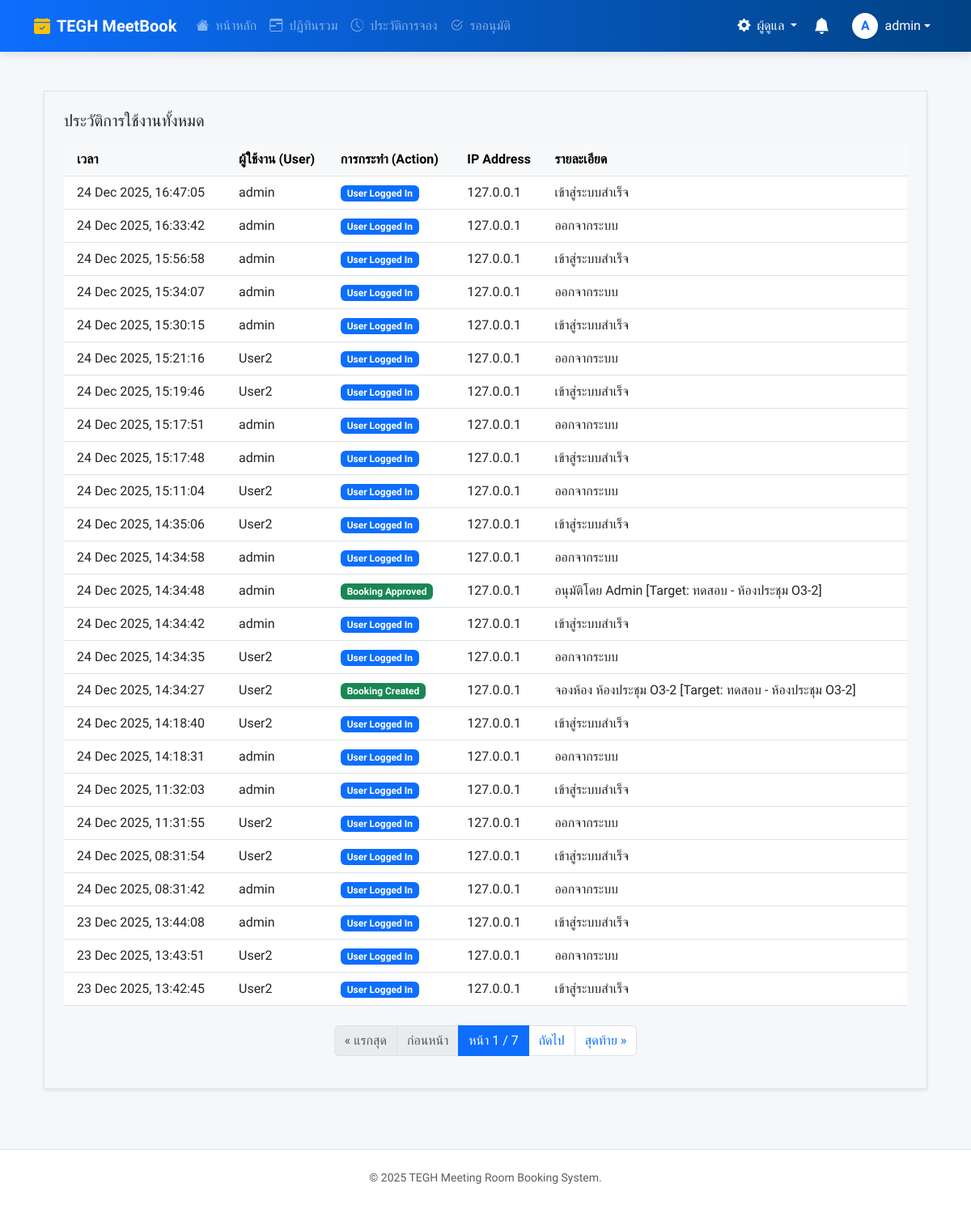
The app's page /audit-log/ (signed in), older data.
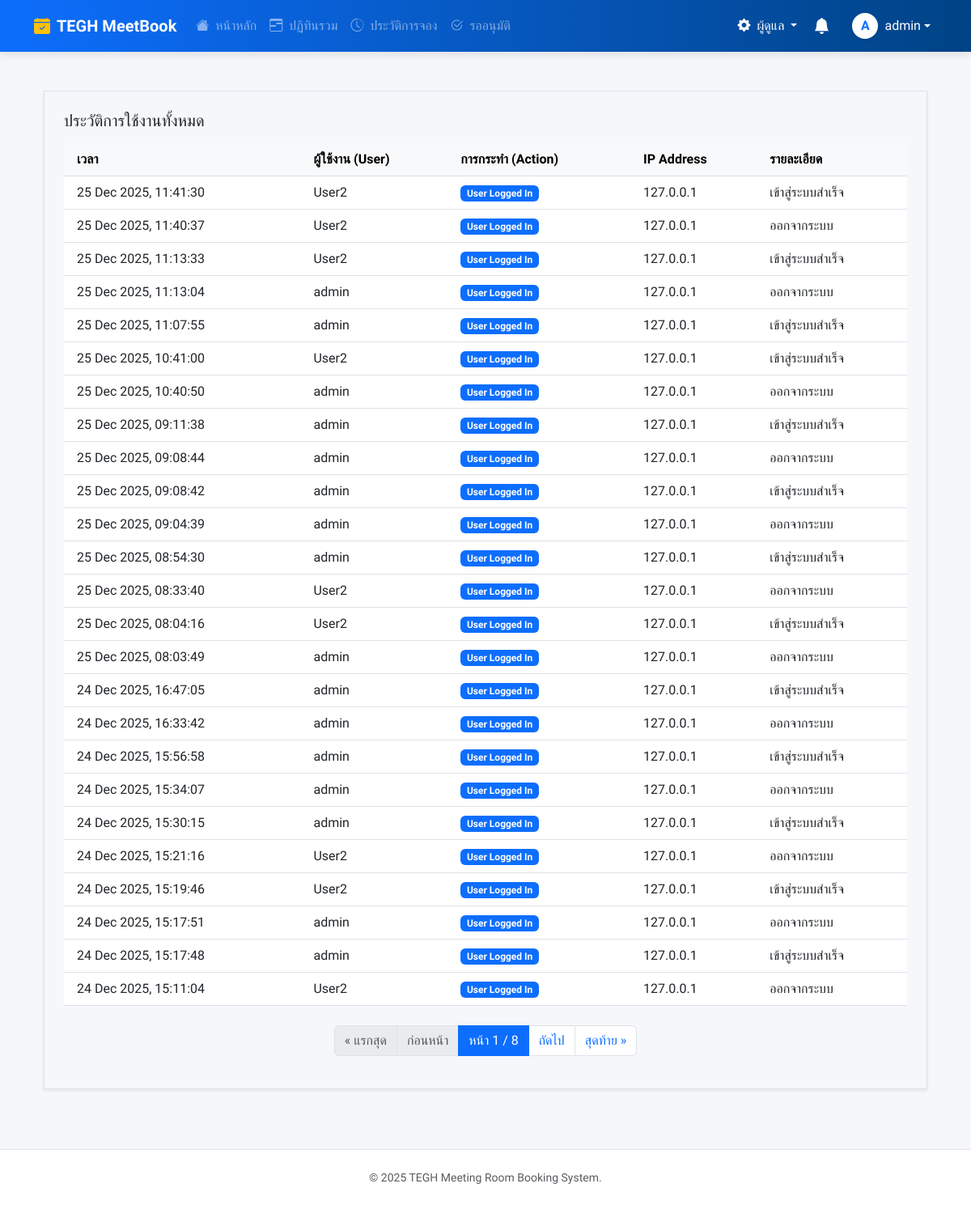
The same page, newer data.
### booking/models.py (models this page shows, shortened)
class AuditLog(models.Model):
    ACTION_CHOICES = [
        ('LOGIN', 'User Logged In'),
        ('BOOKING_CREATED', 'Booking Created'),
        ('BOOKING_EDITED', 'Booking Edited'),
        ('BOOKING_CANCELLED', 'Booking Cancelled'),
        ('BOOKING_APPROVED', 'Booking Approved'),
        ('BOOKING_REJECTED', 'Booking Rejected'),
        ('OUTLOOK_SYNC', 'Outlook Synced'),
    ]
    user = models.ForeignKey(User, on_delete=models.SET_NULL, null=True, blank=True)
    action = models.CharField(max_length=20, choices=ACTION_CHOICES)
    timestamp = models.DateTimeField(auto_now_add=True)
    details = models.TextField(blank=True, null=True)
    ip_address = models.GenericIPAddressField(null=True, blank=True)
    class Meta:
        ordering = ['-timestamp']

### booking/views.py (the view)
# urls.py: path('audit-log/', views.audit_log_view, name='audit_log'),
@login_required
def audit_log_view(request):
    logs = AuditLog.objects.all().order_by('-timestamp')
    paginator = Paginator(logs, 25)
    page_obj = paginator.get_page(request.GET.get('page'))
    return render(request, 'pages/audit_log.html', {**get_base_context(request), 'page_obj': page_obj})

### booking/views.py (called while the page is built)
def is_admin(user):
    return user.is_authenticated and (user.is_superuser or user.is_staff or user.groups.filter(name='Admin').exists())

def is_approver_or_admin(user):
    return user.is_authenticated and (user.is_superuser or user.is_staff or user.groups.filter(name__in=['Approver', 'Admin']).exists())

### templates/pages/audit_log.html (shortened to what this page needs)
{% extends 'base.html' %}
{% load static %}
{% block content %}
<div class="container-fluid py-4">
    <div class="content-card shadow-sm border p-3 p-md-4">
        <h5 class="mb-3">ประวัติการใช้งานทั้งหมด</h5>
        <div class="table-responsive">
            <table class="table table-hover mb-0 align-middle">
                <thead class="table-light">
                    <tr>
                        <th scope="col" class="ps-3">เวลา</th>
                        <th scope="col">ผู้ใช้งาน (User)</th>
                        <th scope="col">การกระทำ (Action)</th>
                        <th scope="col">IP Address</th>
                        <th scope="col">รายละเอียด</th>
                    </tr>
                </thead>
                <tbody>
                    {% for log in page_obj %}
                    <tr>
                        <td class="ps-3">{{ log.timestamp|date:"d M Y, H:i:s" }}</td>
                        <td>
                            {% if log.user %}
                                {{ log.user.username }}
                            {% else %}
                                <span class="text-muted small">(N/A)</span>
                            {% endif %}
                        </td>
                        <td>
                            <span class="badge
                                {% if log.action == 'LOGIN' %}bg-primary
                                {% elif log.action == 'BOOKING_CREATED' %}bg-success
                                {% elif log.action == 'BOOKING_EDITED' %}bg-info
                                {% elif log.action == 'BOOKING_APPROVED' %}bg-success
                                {% elif log.action == 'BOOKING_REJECTED' %}bg-warning text-dark
                                {% elif log.action == 'BOOKING_CANCELLED' %}bg-danger
                                {% else %}bg-secondary{% endif %}">
                                {{ log.get_action_display }}
                            </span>
                        </td>
                        <td>{{ log.ip_address|default:"-" }}</td>
                        <td>{{ log.details|default:"-" }}</td>
                    </tr>
                    {% endfor %}
                </tbody>
            </table>
        </div>
        {% if page_obj.has_other_pages %}
            <nav aria-label="Page navigation" class="mt-4">
                <ul class="pagination justify-content-center">
                    {% if page_obj.has_previous %}
                        <li class="page-item"><a class="page-link" href="?page=1">&laquo; แรกสุด</a></li>
                        <li class="page-item"><a class="page-link" href="?page={{ page_obj.previous_page_number }}">ก่อนหน้า</a></li>
                    {% else %}
                        <li class="page-item disabled"><span class="page-link">&laquo; แรกสุด</span></li>
                        <li class="page-item disabled"><span class="page-link">ก่อนหน้า</span></li>
                    {% endif %}
                    <li class="page-item active" aria-current="page">
                        <span class="page-link">หน้า {{ page_obj.number }} / {{ page_obj.paginator.num_pages }}</span>
                    </li>
                    {% if page_obj.has_next %}
                        <li class="page-item"><a class="page-link" href="?page={{ page_obj.next_page_number }}">ถัดไป</a></li>
                        <li class="page-item"><a class="page-link" href="?page={{ page_obj.paginator.num_pages }}">สุดท้าย &raquo;</a></li>
                    {% else %}
                        <li class="page-item disabled"><span class="page-link">ถัดไป</span></li>
                        <li class="page-item disabled"><span class="page-link">สุดท้าย &raquo;</span></li>
                    {% endif %}
                </ul>
            </nav>
        {% endif %}
    </div>
</div>
{% endblock %}

### templates/base.html (shortened to what this page needs)
{% load static %}
<!DOCTYPE html>
<html lang="th">
<head>
    <link href="https://cdn.jsdelivr.net/npm/bootstrap@5.3.0/dist/css/bootstrap.min.css" rel="stylesheet">
    <link rel="stylesheet" href="https://cdn.jsdelivr.net/npm/bootstrap-icons@1.11.0/font/bootstrap-icons.css">
    <link href="https://cdn.jsdelivr.net/npm/select2@4.1.0-rc.0/dist/css/select2.min.css" rel="stylesheet" />
    <link rel="stylesheet" href="https://cdn.jsdelivr.net/npm/select2-bootstrap-5-theme@1.3.0/dist/select2-bootstrap-5-theme.min.css" />
</head>
<body class="d-flex flex-column min-vh-100">
    <nav class="navbar navbar-expand-lg navbar-dark navbar-premium sticky-top">
        <div class="container">
            <a class="navbar-brand fw-bold d-flex align-items-center"
                href="{% if user.is_authenticated %}{% url 'dashboard' %}{% else %}{% url 'root' %}{% endif %}">
                <i class="bi bi-calendar-check-fill me-2 text-warning"></i>
                TEGH MeetBook
            </a>
            <div class="collapse navbar-collapse" id="navbarNav">
                <ul class="navbar-nav me-auto">
                    {% for item in menu_items %}
                    <li class="nav-item">
                        <a class="nav-link {% if item.active %}active text-white{% else %}text-white-50{% endif %}" href="{% url item.url_name %}">
                            <i class="bi {{ item.icon }} me-1"></i> {{ item.label }}
                        </a>
                    </li>
                    {% endfor %}
                </ul>
                <ul class="navbar-nav align-items-center gap-1">
                    {% if is_admin_user %}
                    <li class="nav-item dropdown">
                        <a class="nav-link dropdown-toggle text-white" href="#" data-bs-toggle="dropdown">
                            <i class="bi bi-gear-fill me-1"></i> ผู้ดูแล
                        </a>
                    </li>
                    {% endif %}
                    {% if user.is_authenticated %}
                    <li class="nav-item dropdown">
                        <a class="nav-link position-relative text-white" href="#" id="notificationDropdown" role="button" data-bs-toggle="dropdown" aria-expanded="false">
                            <i class="bi bi-bell-fill fs-5"></i>
                        </a>
                    </li>
                    {% endif %} {% if user.is_authenticated %}
                    <li class="nav-item dropdown ms-2">
                        <a class="nav-link dropdown-toggle text-white d-flex align-items-center" href="#" data-bs-toggle="dropdown">
                            <div class="bg-white text-primary rounded-circle d-flex align-items-center justify-content-center fw-bold me-2 shadow-sm" style="width: 32px; height: 32px;">
                                {{ user.username|make_list|first|upper }}
                            </div>
                            <span class="d-none d-lg-inline">{{ user.username }}</span>
                        </a>
                    </li>
                    {% else %}
                    <li class="nav-item">
                        <a class="btn btn-outline-light fw-bold ms-2 px-3 py-1" href="{% url 'login' %}">
                            เข้าสู่ระบบ
                        </a>
                    </li>
                    {% endif %}
                </ul>
            </div>
        </div>
    </nav>
    <main class="main-wrapper mt-4">
        <div class="container">
            {% block content %}{% endblock %}
        </div>
    </main>
    <footer class="bg-white border-top py-4 mt-auto">
        <div class="container text-center text-muted small">
            <p class="mb-1">&copy; {% now "Y" %} TEGH Meeting Room Booking System.</p>
        </div>
    </footer>
</body>
</html>

Row changes from the older to the newer data that the page shows:
no longer on this page (row unchanged): AuditLog: timestamp "24 Dec 2025, 14:35:06", user.username "User2", action "User Logged In", ip_address "127.0.0.1", details "เข้าสู่ระบบสำเร็จ"
no longer on this page (row unchanged): AuditLog: timestamp "24 Dec 2025, 14:34:58", user.username "admin", action "User Logged In", ip_address "127.0.0.1", details "ออกจากระบบ"
no longer on this page (row unchanged): AuditLog: timestamp "24 Dec 2025, 14:34:48", user.username "admin", action "Booking Approved", ip_address "127.0.0.1", details "อนุมัติโดย Admin [Target: ทดสอบ - ห้องประชุม O3-2]"
no longer on this page (row unchanged): AuditLog: timestamp "24 Dec 2025, 14:34:42", user.username "admin", action "User Logged In", ip_address "127.0.0.1", details "เข้าสู่ระบบสำเร็จ"
no longer on this page (row unchanged): AuditLog: timestamp "24 Dec 2025, 14:34:35", user.username "User2", action "User Logged In", ip_address "127.0.0.1", details "ออกจากระบบ"
no longer on this page (row unchanged): AuditLog: timestamp "24 Dec 2025, 14:34:27", user.username "User2", action "Booking Created", ip_address "127.0.0.1", details "จองห้อง ห้องประชุม O3-2 [Target: ทดสอบ - ห้องประชุม O3-2]"
no longer on this page (row unchanged): AuditLog: timestamp "24 Dec 2025, 14:18:40", user.username "User2", action "User Logged In", ip_address "127.0.0.1", details "เข้าสู่ระบบสำเร็จ"
no longer on this page (row unchanged): AuditLog: timestamp "24 Dec 2025, 14:18:31", user.username "admin", action "User Logged In", ip_address "127.0.0.1", details "ออกจากระบบ"
no longer on this page (row unchanged): AuditLog: timestamp "24 Dec 2025, 11:32:03", user.username "admin", action "User Logged In", ip_address "127.0.0.1", details "เข้าสู่ระบบสำเร็จ"
no longer on this page (row unchanged): AuditLog: timestamp "24 Dec 2025, 11:31:55", user.username "User2", action "User Logged In", ip_address "127.0.0.1", details "ออกจากระบบ"
no longer on this page (row unchanged): AuditLog: timestamp "24 Dec 2025, 08:31:54", user.username "User2", action "User Logged In", ip_address "127.0.0.1", details "เข้าสู่ระบบสำเร็จ"
no longer on this page (row unchanged): AuditLog: timestamp "24 Dec 2025, 08:31:42", user.username "admin", action "User Logged In", ip_address "127.0.0.1", details "ออกจากระบบ"
no longer on this page (row unchanged): AuditLog: timestamp "23 Dec 2025, 13:44:08", user.username "admin", action "User Logged In", ip_address "127.0.0.1", details "เข้าสู่ระบบสำเร็จ"
no longer on this page (row unchanged): AuditLog: timestamp "23 Dec 2025, 13:43:51", user.username "User2", action "User Logged In", ip_address "127.0.0.1", details "ออกจากระบบ"
no longer on this page (row unchanged): AuditLog: timestamp "23 Dec 2025, 13:42:45", user.username "User2", action "User Logged In", ip_address "127.0.0.1", details "เข้าสู่ระบบสำเร็จ"
added AuditLog: timestamp "25 Dec 2025, 11:41:30", user.username "User2", action "User Logged In", ip_address "127.0.0.1", details "เข้าสู่ระบบสำเร็จ"
added AuditLog: timestamp "25 Dec 2025, 11:40:37", user.username "User2", action "User Logged In", ip_address "127.0.0.1", details "ออกจากระบบ"
added AuditLog: timestamp "25 Dec 2025, 11:13:33", user.username "User2", action "User Logged In", ip_address "127.0.0.1", details "เข้าสู่ระบบสำเร็จ"
added AuditLog: timestamp "25 Dec 2025, 11:13:04", user.username "admin", action "User Logged In", ip_address "127.0.0.1", details "ออกจากระบบ"
added AuditLog: timestamp "25 Dec 2025, 11:07:55", user.username "admin", action "User Logged In", ip_address "127.0.0.1", details "เข้าสู่ระบบสำเร็จ"
added AuditLog: timestamp "25 Dec 2025, 10:41:00", user.username "User2", action "User Logged In", ip_address "127.0.0.1", details "เข้าสู่ระบบสำเร็จ"
added AuditLog: timestamp "25 Dec 2025, 10:40:50", user.username "admin", action "User Logged In", ip_address "127.0.0.1", details "ออกจากระบบ"
added AuditLog: timestamp "25 Dec 2025, 09:11:38", user.username "admin", action "User Logged In", ip_address "127.0.0.1", details "เข้าสู่ระบบสำเร็จ"
added AuditLog: timestamp "25 Dec 2025, 09:08:44", user.username "admin", action "User Logged In", ip_address "127.0.0.1", details "ออกจากระบบ"
added AuditLog: timestamp "25 Dec 2025, 09:08:42", user.username "admin", action "User Logged In", ip_address "127.0.0.1", details "เข้าสู่ระบบสำเร็จ"
added AuditLog: timestamp "25 Dec 2025, 09:04:39", user.username "admin", action "User Logged In", ip_address "127.0.0.1", details "ออกจากระบบ"
added AuditLog: timestamp "25 Dec 2025, 08:54:30", user.username "admin", action "User Logged In", ip_address "127.0.0.1", details "เข้าสู่ระบบสำเร็จ"
added AuditLog: timestamp "25 Dec 2025, 08:33:40", user.username "User2", action "User Logged In", ip_address "127.0.0.1", details "ออกจากระบบ"
added AuditLog: timestamp "25 Dec 2025, 08:04:16", user.username "User2", action "User Logged In", ip_address "127.0.0.1", details "เข้าสู่ระบบสำเร็จ"
added AuditLog: timestamp "25 Dec 2025, 08:03:49", user.username "admin", action "User Logged In", ip_address "127.0.0.1", details "ออกจากระบบ"
Text that changed along with them:
{{ page_obj.paginator.num_pages }}: "7" → "8"
